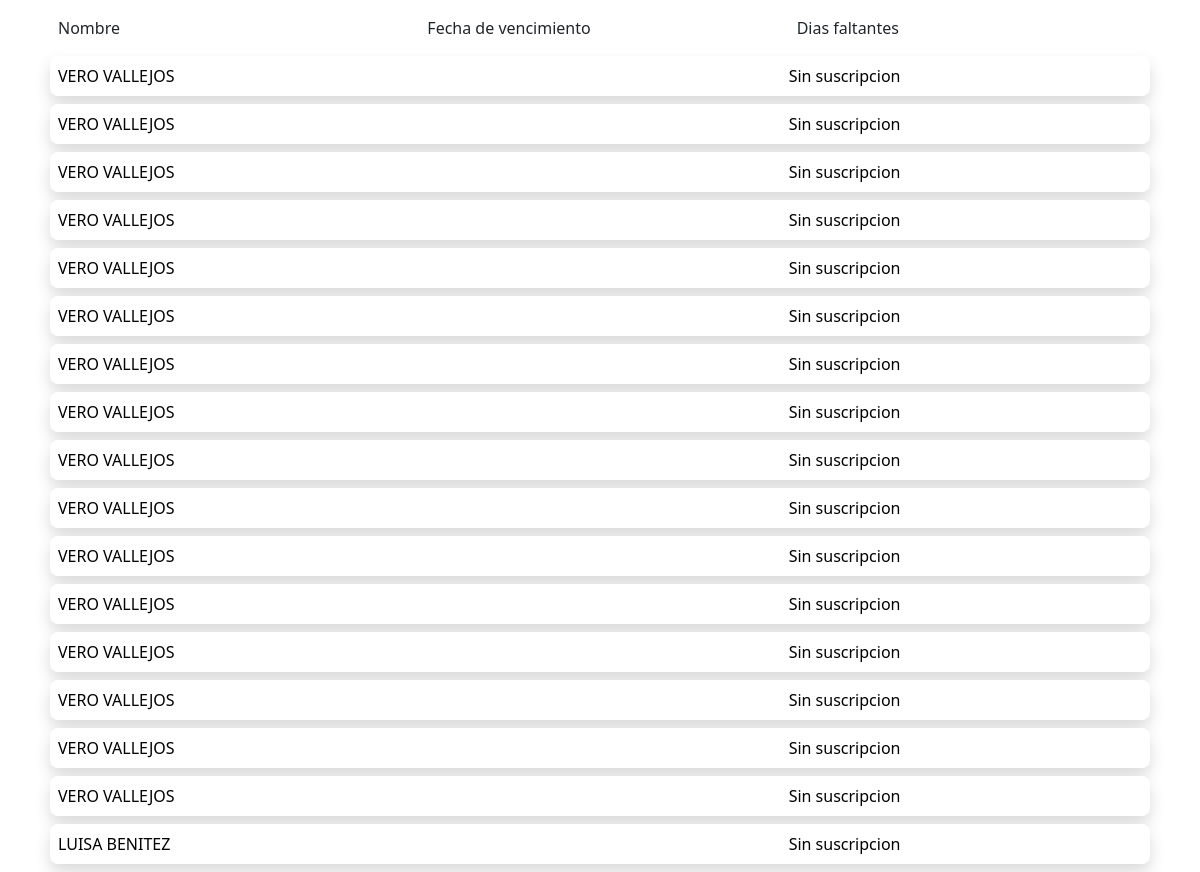
Page /clientes/listar/ on the earlier database version.
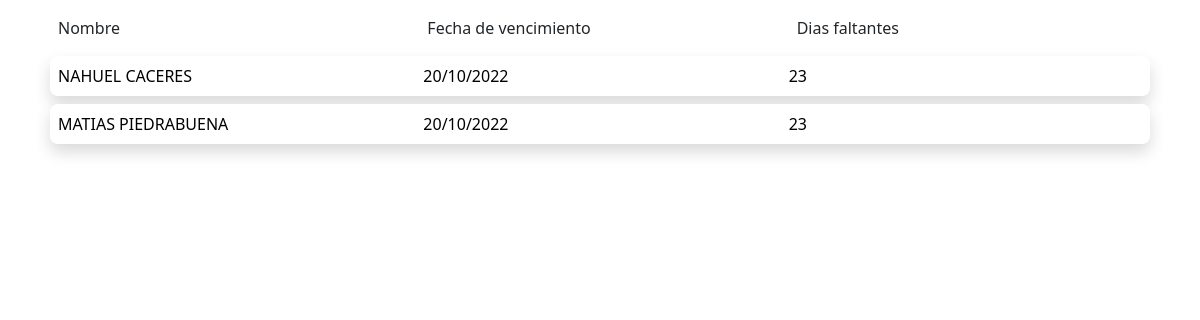
Same page on the later database version.
### apps/clientes/models.py (models this page shows, shortened)
class Cliente(models.Model):
    nombre = models.CharField(max_length=255)
    direccion = models.CharField(max_length=70)
    telefono = models.CharField(max_length=12)
    fecha_de_alta = models.DateField()
    usuario = models.CharField(max_length=255)

### apps/clientes/views.py (the view)
# urls.py: path('listar/', viewCliente.as_view(), name='listar'),
class viewCliente(View):
    def get(self,request):
        cliente_dic = []
        cliente = Queries(Cliente).q_all()
        for i in cliente:
            if Suscripcion.objects.filter(cliente=i).count() > 0:
                cliente_dic.append(Clientes(i.nombre,i.id,Suscripcion.objects.filter(cliente=i).latest('dia_fin').dia_fin))
            else:
                cliente_dic.append(Clientes(i.nombre,i.id,0))
        cliente_dic.sort(key=attrgetter('vencimiento'))
        context = {
            'cliente':cliente_dic
        }
        return render(request, 'cliente/listar.html', context)

### apps/clientes/tools/queries.py (called while the page is built)
    def q_all(self):
        return self.obj.objects.all()

### apps/clientes/views.py (called while the page is built)
    def faltan(self):
        if self.vencimiento != 0:
            venc = self.vencimiento - datetime.date.today()
            return int(venc.days)
        else:
            return "Sin suscripcion"

    def p_vencimiento(self):
        if self.vencimiento != 0:
            return self.vencimiento.strftime('%d/%m/%Y')
        else:
            return ""

### templates/cliente/listar.html (shortened to what this page needs)
{% extends 'index.html' %}
{% block content %}
{% load bootstrap3 %}
    <div class="container">
        <div style="padding: 0.5rem;margin:0.5rem">
            <div class="row">
                <div class="col">Nombre</div>
                <div class="col">Fecha de vencimiento</div>
                <div class="col">Dias faltantes</div>
            </div>
        </div>
        {% for i in cliente %}
        <a href="{% url 'apps.clientes:perfil' i.id %}" style="text-decoration:none;color:black">
            <div class="shadow bg-white" style="border-radius:0.5rem; margin:0.5rem; padding:0.5rem">
                <div class="row">
                    <div class="col">{{i.nombre}}</div>
                    <div class="col p-0">{{i.p_vencimiento}}</div>
                    <div class="col"> {{i.faltan}} </div>
                </div>
            </div>
        </a>
        {% endfor %}
    </div>
{% endblock %}

### templates/index.html (shortened to what this page needs)
<!DOCTYPE html>
<html lang="en">
<head>
    <link href="https://cdn.jsdelivr.net/npm/bootstrap@5.1.3/dist/css/bootstrap.min.css" rel="stylesheet">
</head>
<body>
    {% block content %}{% endblock %}
</body>
</html>

Differences in the rows shown:
removed Cliente: nombre "VERO VALLEJOS"
removed Cliente: nombre "VERO VALLEJOS"
removed Cliente: nombre "VERO VALLEJOS"
removed Cliente: nombre "VERO VALLEJOS"
removed Cliente: nombre "VERO VALLEJOS"
removed Cliente: nombre "VERO VALLEJOS"
removed Cliente: nombre "VERO VALLEJOS"
removed Cliente: nombre "VERO VALLEJOS"
removed Cliente: nombre "VERO VALLEJOS"
removed Cliente: nombre "VERO VALLEJOS"
removed Cliente: nombre "VERO VALLEJOS"
removed Cliente: nombre "VERO VALLEJOS"
removed Cliente: nombre "VERO VALLEJOS"
removed Cliente: nombre "VERO VALLEJOS"
removed Cliente: nombre "LUISA BENITEZ"
Other differences:
new list line: "NAHUEL CACERES"
new list line: "20/10/2022 23"
new list line: "MATIAS PIEDRABUENA"
list line gone: "VERO VALLEJOS"
list line gone: "Sin suscripcion"
